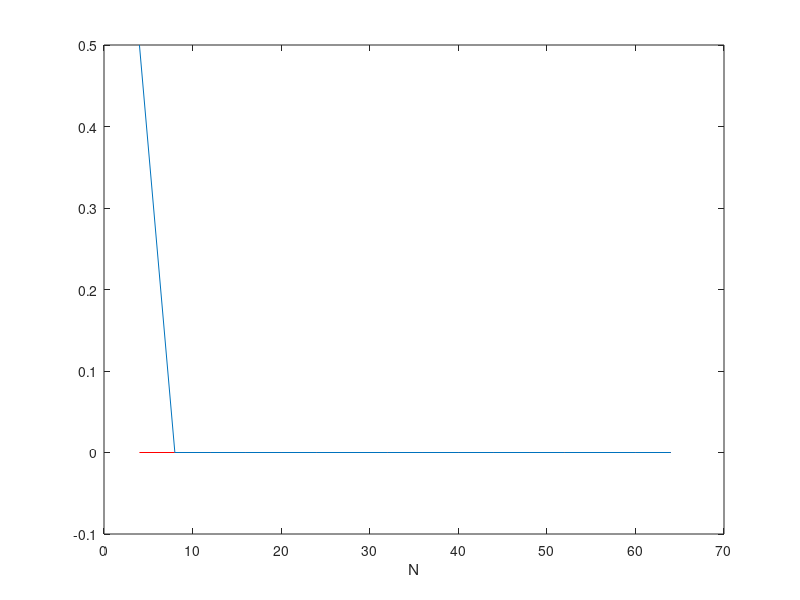

This chart was generated by the following MATLAB code:
% The script demonstrates how to estimate the ak parameters for a square wave
% using the Discrete Fourier Series, when we only have access to a sampled
% periodic signal f[n]
close all
clear all
clc

k = 4; % Select coefficient ak
Nmax = 64; % Maximum number of samples during one period of the signal
ak = []; % Empty vector to store different estimates

for N = 4:4:Nmax % For-loop to increase number of samples N
    f = [ones(1,N/4) zeros(1,N/2) ones(1,N/4)]; % Create sampled square wave over one period 0 to 2*pi  
    akN = 0; % Reset parameter
    for n = 0:N-1 % For-loop to estimate ak parameter
        % Formula taken from formula collection p.12 in chapter 1.6.2
        % (ck is the same as ak in the book)
        akN = akN + f(n+1)*exp(-j*((2*pi)/N)*k*n); % Iterative sum to estimate ak
    end
    ak(end+1) = akN/N; % Save estimate (not the most efficient way)
end

plot(4:4:Nmax, (sin((pi*k)/2)/(pi*k))*ones(1,length(2:4:Nmax)), 'r') % Plot theoretical value
hold on; % Keep previous plot
plot(4:4:Nmax, ak); % Plot estimates with different N values
hold off
xlabel('N');
